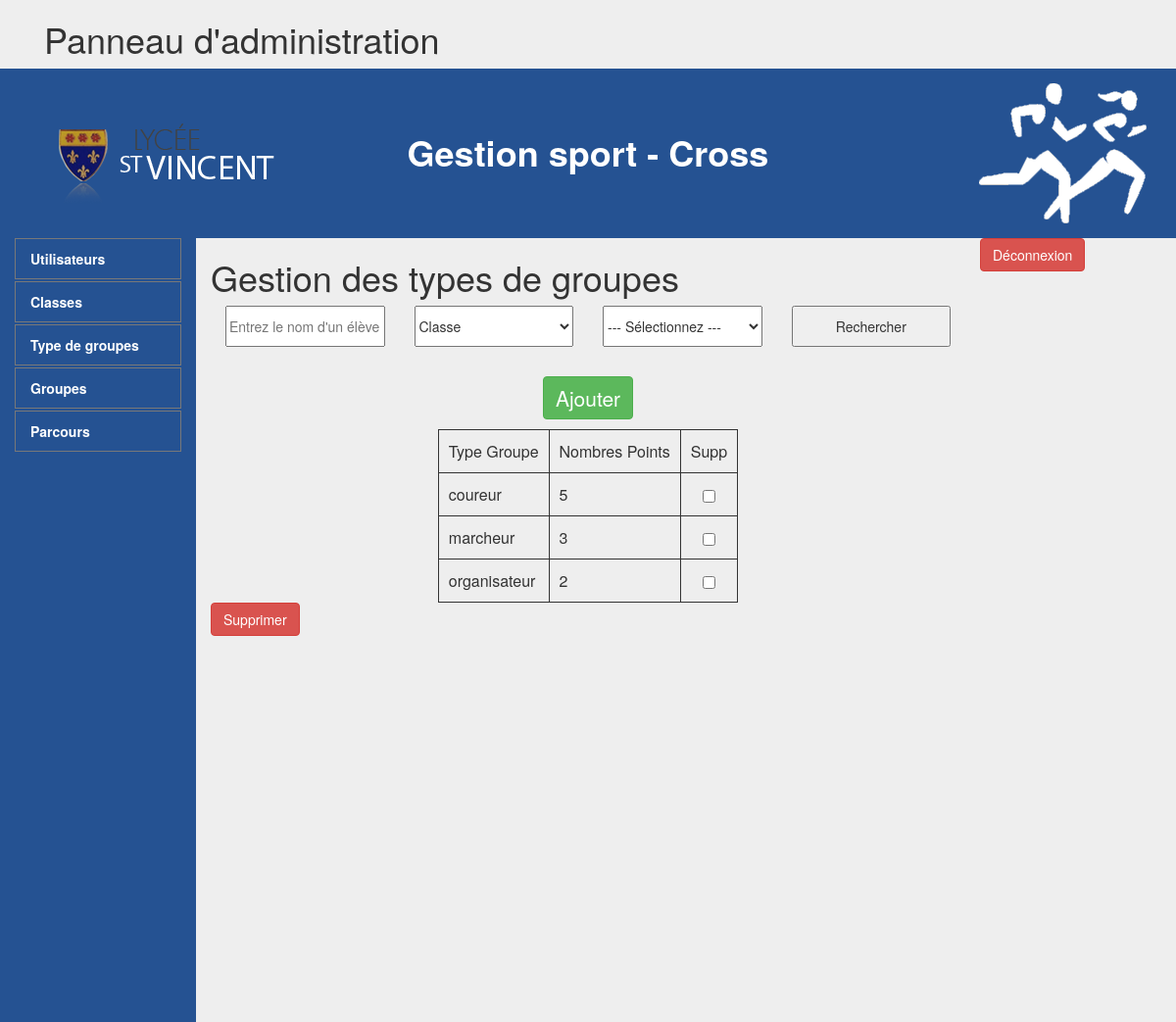
The page /gestion_types_groupe.php (signed in) on the database its author committed.
### tables this page shows
CREATE TABLE IF NOT EXISTS `type_groupe` (
  `type_groupe_id` int(11) NOT NULL AUTO_INCREMENT,
  `type_groupe_libelle` varchar(30) NOT NULL,
  `type_groupe_points` int(11) NOT NULL,
  PRIMARY KEY (`type_groupe_id`)
);

### gestion_types_groupe.php (the view, shortened to what this page needs)
<?php
$base = new PDO('mysql:host=localhost;dbname=cross', 'root', '');
$sql_user = "SELECT type_groupe_id, type_groupe_libelle, type_groupe_libelle, type_groupe_points FROM type_groupe";
$req= $base->prepare($sql_user);
$req->execute();
$data = $req->fetchAll();
?>
<html>
    <head>
        <link rel="stylesheet" href="http://maxcdn.bootstrapcdn.com/bootstrap/3.3.6/css/bootstrap.min.css">
        <link rel="stylesheet" href="css/style.css">
    </head>
<body>
<div class="col-md-8">
    <h1>Gestion des types de groupes</h1>
</div>
<button type="button" class="btn btn-danger"><a class="logout" href="deconnexion.php">Déconnexion</a></button>
<div class="col-md-8">
    <form method="POST" action="gestion_users.php">
        <div class="col-md-3">
            <input type="text" name="nom_eleve" placeholder="Entrez le nom d'un élève" id="input_cus"/>
        </div>
        <div class="col-md-3">
            <select name="liste_classe" id="input_cus">
                <?php include('functions_include/liste_classe.php');?>
            </select>
        </div>
        <div class="col-md-3">
            <select name="liste_sexe" id="input_cus">
                <option value="">--- Sélectionnez ---</option>
            </select>
        </div>
        <div class="col-md-3">
            <input type="submit" value="Rechercher" id="input_cus"/>
        </div>
    </form>
    <div class="col-md-12 align-center">
    </div>
    <form action="supp_user.php" method="POST">
    <table>
        <tr>
            <td>Type Groupe</td>
            <td>Nombres Points</td>
            <td>Supp</td>
        <?php
        foreach ($data as $value)
        {
            echo "<tr>";
            echo "<td contenteditable='true'>$value[type_groupe_libelle]</td>";
            echo "<td contenteditable='true'>$value[type_groupe_points]</td>";
            echo "<td class=\"no-padding\"><input class=\"full-content no-margin\" type=\"checkbox\" name=\"supp[]\" value=\"$value[type_groupe_id]\"/></td>";
            echo "</tr>";
        }
        ?>
    </table>
    <input type="submit" value="Supprimer" class="btn btn-danger">
    </form>
</body>
</html>

### css/style.css (style rules this page uses)
body { background-color: #EEEEEE; }
li { border: solid 1px #787879; }
li a { font-weight: bold; color: #FFF; }
td { border: solid 1px; padding: 10px; }
table { margin: 0 auto; }
#input_cus { width: 100%; height: 42px; margin-bottom: 20px; }
.align-right { text-align: right; }
.align-center { text-align: center; }
.vertical-align { display: flex; align-items: center; }
.no-margin { margin: 0; }
.white-police { color: #FFF; }
.bold-font { font-weight: bold; }
.no-padding { padding: 0; }
.full-content { width: 100%; height: 100%; }
.subtop_titre { background-color: #255292; padding: 15px 0; }
.logout { color: #fff; }
.trigger { font-size: 1.5em; margin: 10px 0; }

### rows shown on the page
type_groupe: type_groupe_libelle "coureur", type_groupe_points "5"
type_groupe: type_groupe_libelle "marcheur", type_groupe_points "3"
type_groupe: type_groupe_libelle "organisateur", type_groupe_points "2"
